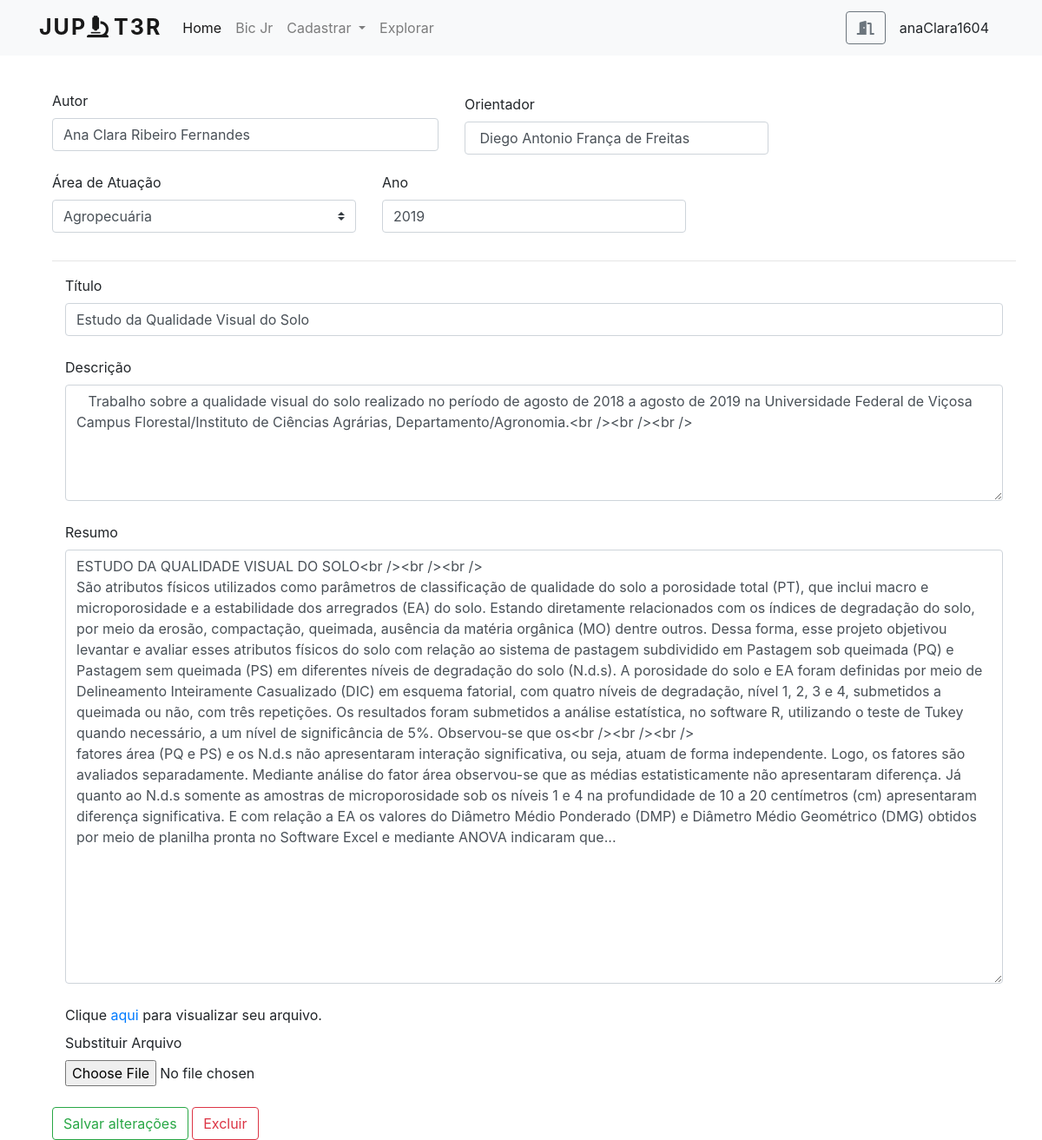
The page /php/editarPro.php?c=33 (signed in) on the database its author committed.
### tables this page shows
CREATE TABLE `pesquisador` (
  `nome` varchar(40) NOT NULL,
  `dataNasc` date NOT NULL,
  `sexo` varchar(9) NOT NULL,
  `login` varchar(20) NOT NULL,
  `senha` varchar(20) NOT NULL,
  `email` varchar(64) NOT NULL,
  `matricula` varchar(7) NOT NULL
);

CREATE TABLE `projeto` (
  `pesquisador` varchar(40) NOT NULL,
  `orientador` varchar(40) NOT NULL,
  `areaAtuacao` varchar(20) NOT NULL,
  `ano` varchar(4) NOT NULL,
  `titulo` varchar(200) NOT NULL,
  `descricao` varchar(2000) NOT NULL,
  `resumo` varchar(10000) NOT NULL,
  `arquivo` varchar(900) NOT NULL,
  `dataHoraPub` datetime NOT NULL,
  `cod` int(11) NOT NULL
);

### dao/conexao.php (called while the page is built, shortened)
<?php
    $db = "jupiterdb";
    $host = "localhost";
    $usuario = "root";
    $senha = "";
    $id = mysqli_connect($host,$usuario,$senha);
mysqli_set_charset($id,"utf8");
    $con = mysqli_select_db($id,$db);
?>

### dao/DAO_Projeto.php (called while the page is built, shortened)
<?php
function pesquisarPorCodPro($cod){
         require('conexao.php');
        $sql = "SELECT * FROM `projeto` WHERE cod = '$cod'";
        $resultado = mysqli_query($id,$sql);
        return $resultado;
    }
?>

### dao/DAO_Pesquisador.php (called while the page is built, shortened)
<?php
    function selecionarPorLoginP($login){
        require('conexao.php');
        $q = "%".$login."%";
        $sql = "SELECT `nome`, `dataNasc`, `sexo`, `login`,`email`, `matricula` FROM `pesquisador` WHERE login LIKE '$q'";
        $resultado = mysqli_query($id,$sql);
        return $resultado;
    }
?>

### php/editarPro.php (the view, shortened to what this page needs)
<?php
    if($_GET){
        $cod = $_GET['c'];
    }
    require_once("../dao/DAO_Projeto.php");
    $r = pesquisarPorCodPro($cod);
    while($row=mysqli_fetch_array($r)){
        $orientador = $row['orientador'];
        $area = $row['areaAtuacao'];
        $ano = $row['ano'];
        $titulo = $row['titulo'];
        $descricao = $row['descricao'];
        $resumo = $row['resumo'];
        $arquivo = $row['arquivo'];
        $pesquisador = $row['pesquisador'];
    }
require_once("../dao/DAO_Pesquisador.php");
$r = selecionarPorLoginP($pesquisador);
while($row = mysqli_fetch_array($r)){
    $nome = $row['nome'];
}
?>
<!doctype html>
    <html lang="pt-br">
    <head>
        <link rel="stylesheet" href="../Css/ProjeTCad.css">
    <link rel="stylesheet" href="https://stackpath.bootstrapcdn.com/bootstrap/4.3.1/css/bootstrap.min.css" >
    <?php require_once("menuCabecalho.php");?>
    <body>
        <div class="container">
        <span class="d-block p-2 bg-Transparente text-white">&nbsp;</span>
 <div id="main" class="container position-absolute" >
   <form action="funcao_editarPro.php" method="post" enctype="multipart/form-data" >
  	<div class="row">
  	  <div class="form-group col-md-5">
  	  	<label for="exampleInputEmail1">Autor</label>
          <label  class="form-control" id="exampleInputEmail1"> <?php echo $nome;?> </label>
  	  </div>
	  <div class="form-group col-md-4">
  	  	<label for="exampleInputEmail1">Orientador</label>
  	  	<input type="text" class="form-control" id="exampleInputEmail1" placeholder="Orientador" name="orientador" value="<?php echo $orientador;?>">
  	  </div>
	  <div class="form-group col-md-4">
  	  	<label for="exampleInputEmail1">Área de Atuação</label>
<div class="dropdown">
    <select class="custom-select" id="inputGroupSelect03" aria-label="Exemplo de select com botão addon" name="areaAtuacao">
        <?php if($area=='alimentos'){
    echo "<option selected value='alimentos'>Alimentos</option>
    <option value='informatica'>Informática</option>
    <option value='hospedagem'>Hospedagem</option>
    <option value='agropecuaria'>Agropecuária</option>
    <option value='eletronica'>Eletrônica</option>
    <option value='eletrotecnica'>Eletrotécnica</option>
  </select>";
}else if($area=='agropecuaria'){
    echo "<option  value='alimentos'>Alimentos</option>
    <option  value='informatica'>Informática</option>
    <option  value='hospedagem'>Hospedagem</option>
    <option selected value='agropecuaria'>Agropecuária</option>
    <option value='eletronica'>Eletrônica</option>
    <option value='eletrotecnica'>Eletrotécnica</option>
  </select>";
}else if ($area =='eletronica'){
    echo " <option  value='alimentos'>Alimentos</option>
    <option  value='informatica'>Informática</option>
    <option  value='hospedagem'>Hospedagem</option>
    <option  value='agropecuaria'>Agropecuária</option>
    <option selected value='eletronica'>Eletrônica</option>
    <option value='eletrotecnica'>Eletrotécnica</option>
  </select>";
}else if($area=='eletrotecnica'){
    echo " <option  value='alimentos'>Alimentos</option>
    <option  value='informatica'>Informática</option>
    <option  value='hospedagem'>Hospedagem</option>
    <option  value='agropecuaria'>Agropecuária</option>
    <option  value='eletronica'>Eletrônica</option>
    <option selected value='eletrotecnica'>Eletrotécnica</option>
  </select>";
}
        ?>
</div>
  	  </div>
         <div class="form-group col-md-4">
  	  	<label for="exampleInputEmail1">Ano</label>
  	  	<input type="text" class="form-control" id="exampleInputEmail1" placeholder="Ano" name="ano" value="<?php echo $ano;?>">
  	  </div>
  </div>
  <hr />
   <div class="col-md-12">
      <label for="exampleInputtext">Título</label>
      <input type="text" class="form-control" name="titulo" placeholder="Título do Projeto" value="<?php echo $titulo;?>">
       <br>
    <label for="exampleInputtext">Descrição</label>
  <textarea class="form-control" id="exampleFormControlTextareaDesc" rows="5" name="descricao" placeholder="Digite aqui uma breve descrição do projeto."> <?php echo $descricao;?></textarea>
       <br>
  <label for="exampleInputtext">Resumo</label>
  <textarea class="form-control" id="exampleFormControlTextarea4" rows="5" name="resumo" placeholder="Digite aqui o resumo do projeto."><?php echo $resumo;?></textarea>
       <br>
       <?php $pasta = 'arquivos'; ?>
       <label> Clique <a target="_blank" href="<?php echo "../".$pasta."/".$arquivo;?>"> aqui  </a> para visualizar seu arquivo. </label> <br>
       <label for="exampleInputtext">Substituir Arquivo </label> <br>
       <input type="file" name="arquivo" value="<?php echo "'../'.$pasta.'/'.$arquivo;"?>" >
       </div>
       <br>
        <div id="actions" class="row">
    <div class="col-md-12">
     <input type="submit" class="btn btn-outline-success my-2 my-sm-0" name="editar" value="Salvar alterações">
    <?php
        echo "<a href='deletePro.php?c=". $cod."' onclick=\"return confirm('Excluir projeto?');\"> <button type='button' class='btn btn-outline-danger'> Excluir</button> </a>";
        ?>
    </div>
  </div>
            </form>
            </div>
        </div>
        </body>
</html>

### Css/ProjeTCad.css (style rules this page uses)
.row { align-content: center; align-items: center; }
#exampleFormControlTextarea4 { height: 500px; }

### rows shown on the page
pesquisador: nome "Ana Clara Ribeiro Fernandes"
projeto: orientador "Diego Antonio França de Freitas", areaAtuacao "Agropecuária", ano "2019", titulo "Estudo da Qualidade Visual do Solo", descricao "Trabalho sobre a qualidade visual do solo realizado no período de agosto de 2018 a agosto de 2019 na Universidade Federal de Viçosa Campus Florestal/Instituto de Ciências Agrárias, Departamento/Agronomia.<br /><br /><br />", resumo "ESTUDO DA QUALIDADE VISUAL DO SOLO<br /><br /><br /> São atributos físicos utilizados como parâmetros de classificação de qualidade do solo a porosidade total (PT), que inclui macro e microporosidade e a estabilidade dos arregrados (EA) do solo. Estando diretamente relacionados com os índices de degradação do solo, por meio da erosão, compactação, queimada, ausência da matéria orgânica (MO) dentre outros. Dessa forma, esse projeto objetivou levantar e avaliar esses atributos físicos do solo com relação ao sistema de pastagem subdividido em Pastagem sob queimada (PQ) e Pastagem sem queimada (PS) em diferentes níveis de degradação do solo (N.d.s). A porosidade do solo e EA foram definidas por…"

### other values the page prints
$_SESSION['login'] "anaClara1604"
